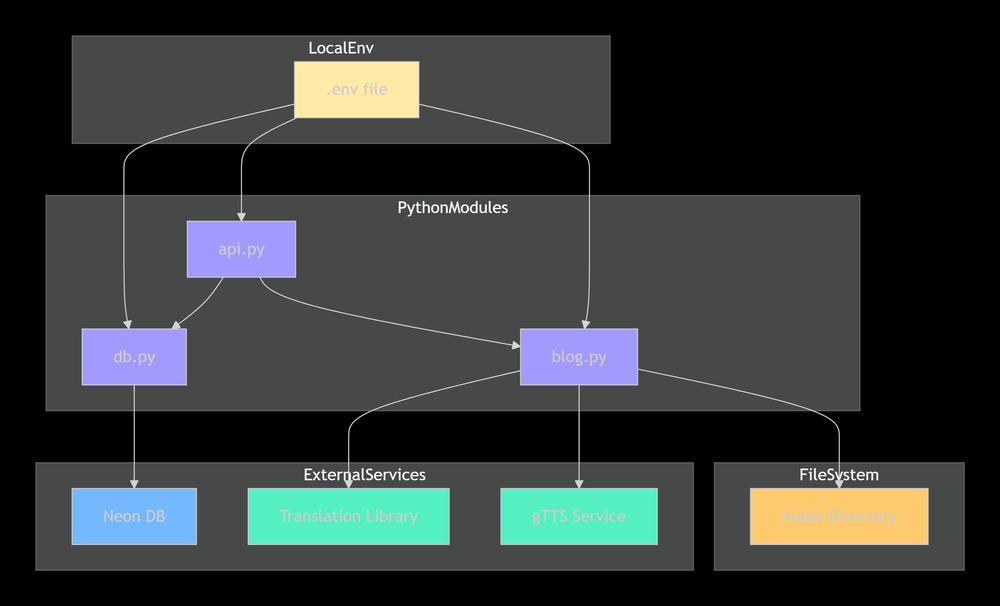
#> input picture Week2/Day5/projet_translate/mermaid/bd_env_mermaid.png, 1000 x 606 px, shrunk from 2895 x 1755 before the run, given in place of 19_010.png, which was not available
$ jupyter execute dailyChallenge.ipynb   (shell and % lines are left out)
#> lines starting #> are read from the running program, lines starting #| are printed output that depends on the picture; pictures that were not available may be replaced by others from this repository, and a replacement may not be noted
[cell 1]
from google.colab import files
files.upload()
#> the answer given: bd_env_mermaid.png

[cell 2]
from PIL import Image,ImageOps
import matplotlib.pyplot as plt

# Load an image using PIL
image_path = 'flower-color-images/flower-color-images/flowers/flowers/19_010.png'
original_image = Image.open(image_path)
#> original_image is the input picture: PIL image 1000x606 RGBA; mean R, G, B, A 49.9, 55.1, 55.2, 255

# Display the original image using matplotlib
plt.imshow(original_image)
plt.axis("off")  # optional: hide axes
plt.show()

[cell 3]
from scipy.ndimage import rotate
def rotate_image_30_degrees(image):
    return rotate(image, 30, axes=(1,0), reshape=True)
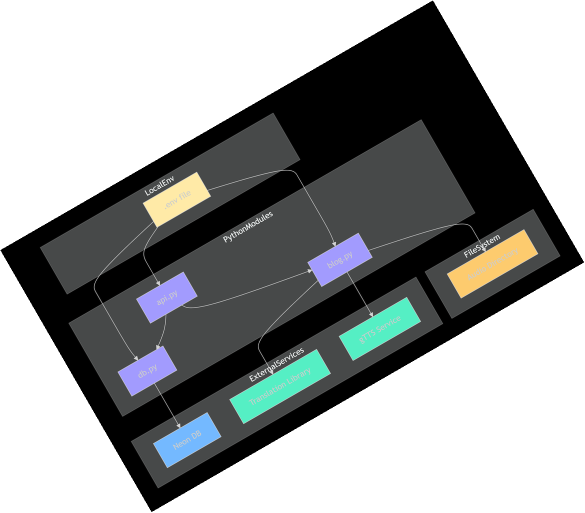
#> returned value: shape (1025, 1169, 4) (shown at 1/2 size); mean of channels 0, 1, 2, 3 25.2, 27.9, 27.9, 128.6; transparent parts drawn white

[cell 4]
# Show
plt.imshow(rotate_image_30_degrees(original_image))
plt.show()

[cell 5]
img_h = ImageOps.mirror(original_image)              # horizontal flip
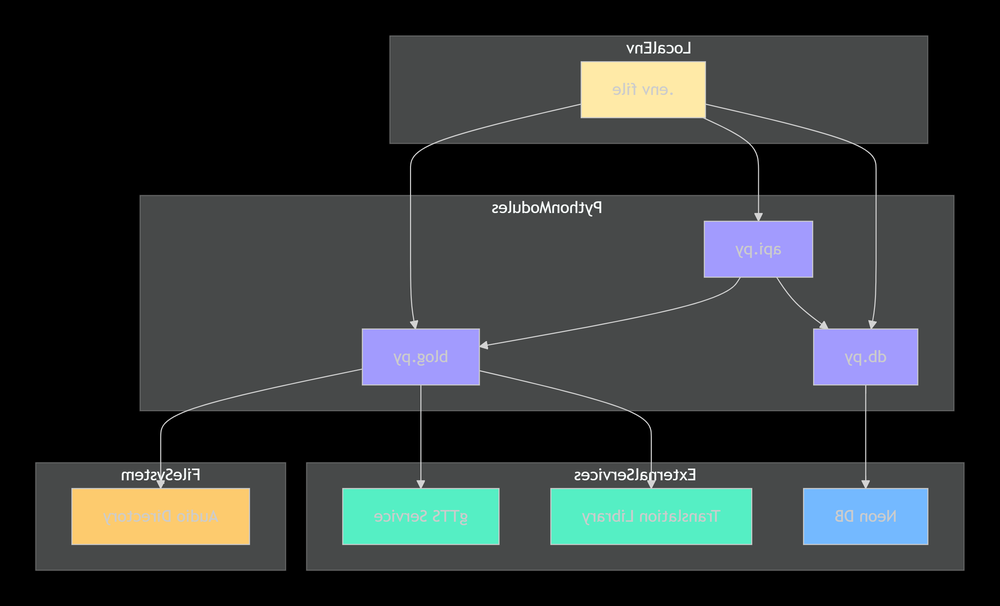
#> img_h: PIL image 1000x606 RGBA; mean R, G, B, A 49.9, 55.1, 55.2, 255
img_v = ImageOps.flip(original_image)                # vertical flip
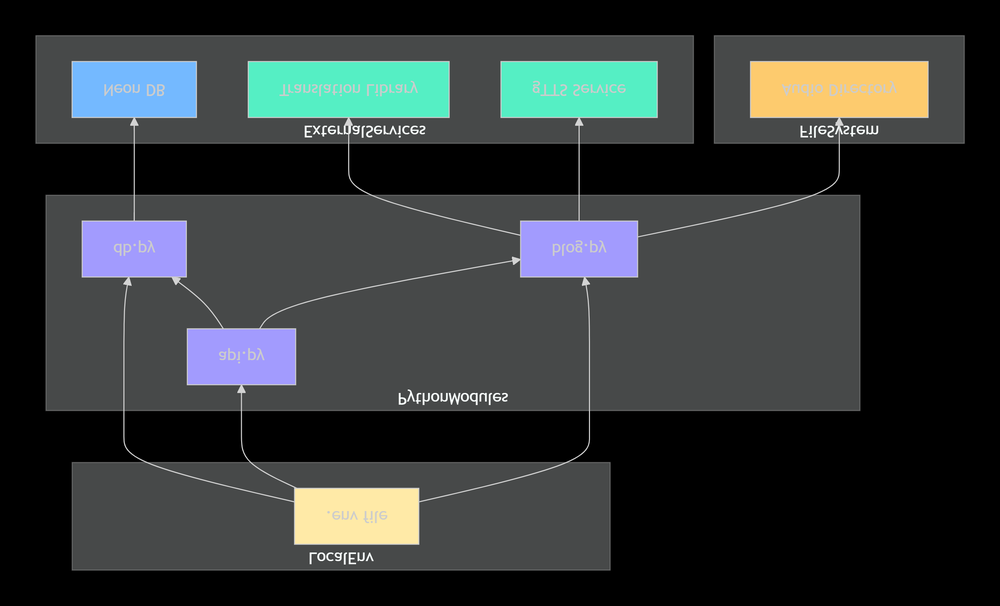
#> img_v: PIL image 1000x606 RGBA; mean R, G, B, A 49.9, 55.1, 55.2, 255

# Notebook:
display(img_h)
display(img_v)

$ run again, on Week2/Day5/projet_translate/mermaid/deepseek_mermaid_20251114_d279a7.png
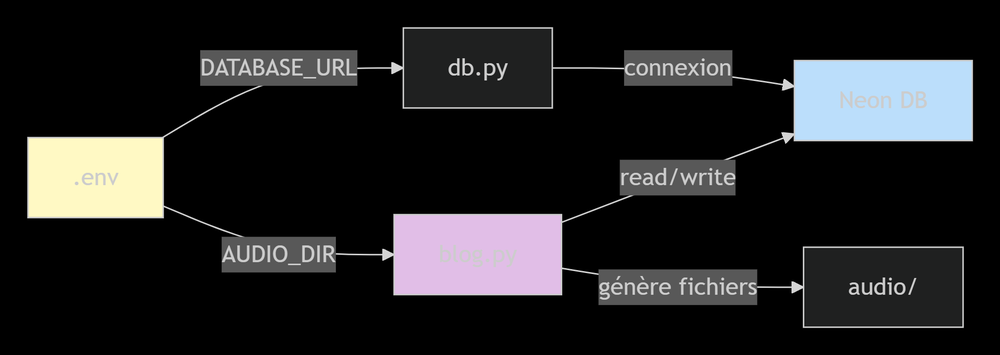
#> input picture Week2/Day5/projet_translate/mermaid/deepseek_mermaid_20251114_d279a7.png, 1000 x 355 px, shrunk from 2024 x 719 before the run, given in place of 19_010.png, which was not available
#> original_image is the input picture: PIL image 1000x355 RGBA; mean R, G, B, A 35.4, 35.4, 36.4, 255
#> in rotate_image_30_degrees, `return rotate(image, 30, axes=(1,0), reshape=True)`:
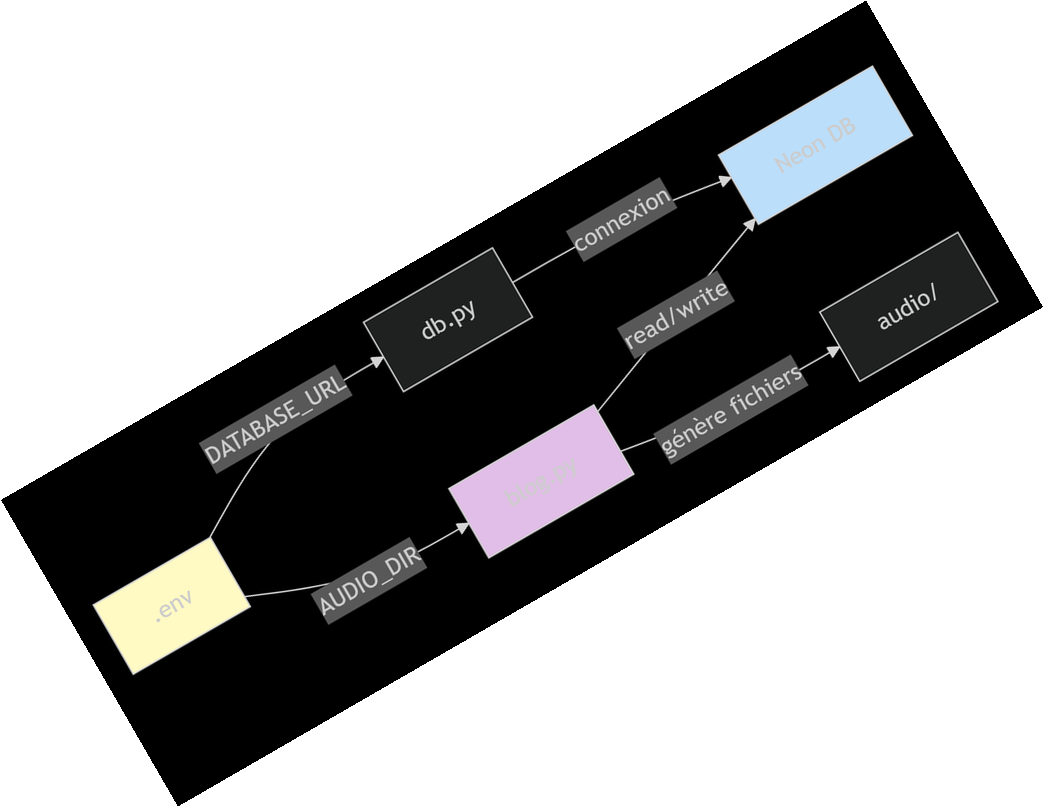
#> returned value: shape (807, 1044, 4); mean of channels 0, 1, 2, 3 14.9, 14.9, 15.3, 107; transparent parts drawn white
#> `img_v = ImageOps.flip(original_image)`:
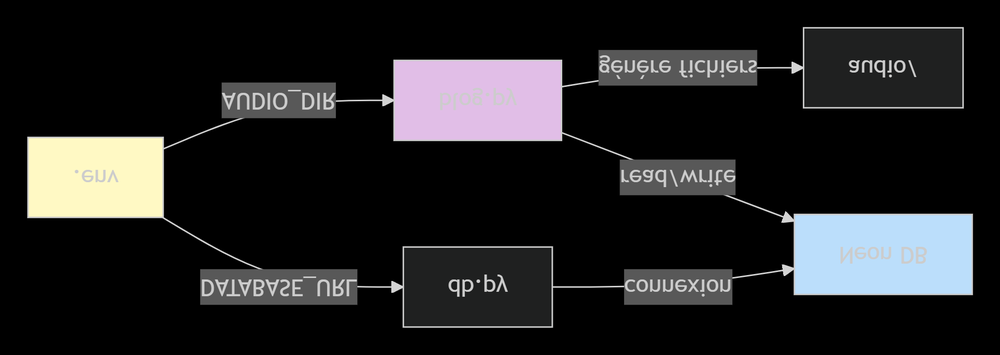
#> img_v: PIL image 1000x355 RGBA; mean R, G, B, A 35.4, 35.4, 36.4, 255

$ run again, on Week2/Day5/projet_translate/mermaid/deepseek_mermaid_20251114_d7b58f.png
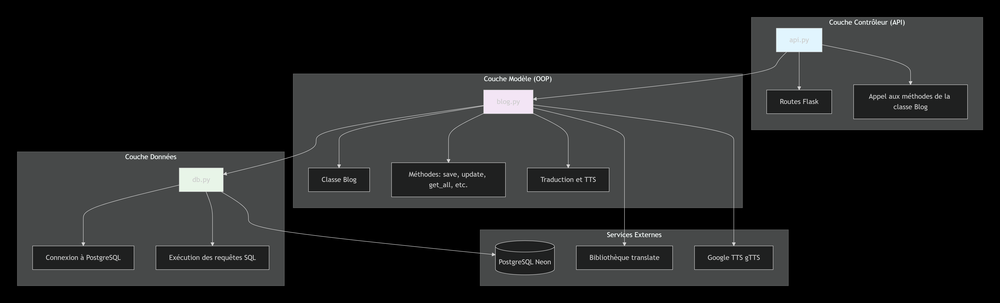
#> input picture Week2/Day5/projet_translate/mermaid/deepseek_mermaid_20251114_d7b58f.png, 1000 x 303 px, shrunk from 6848 x 2075 before the run, given in place of 19_010.png, which was not available
#> original_image is the input picture: PIL image 1000x303 RGBA; mean R, G, B, A 33.5, 34.3, 34.4, 255
#> in rotate_image_30_degrees, `return rotate(image, 30, axes=(1,0), reshape=True)`:
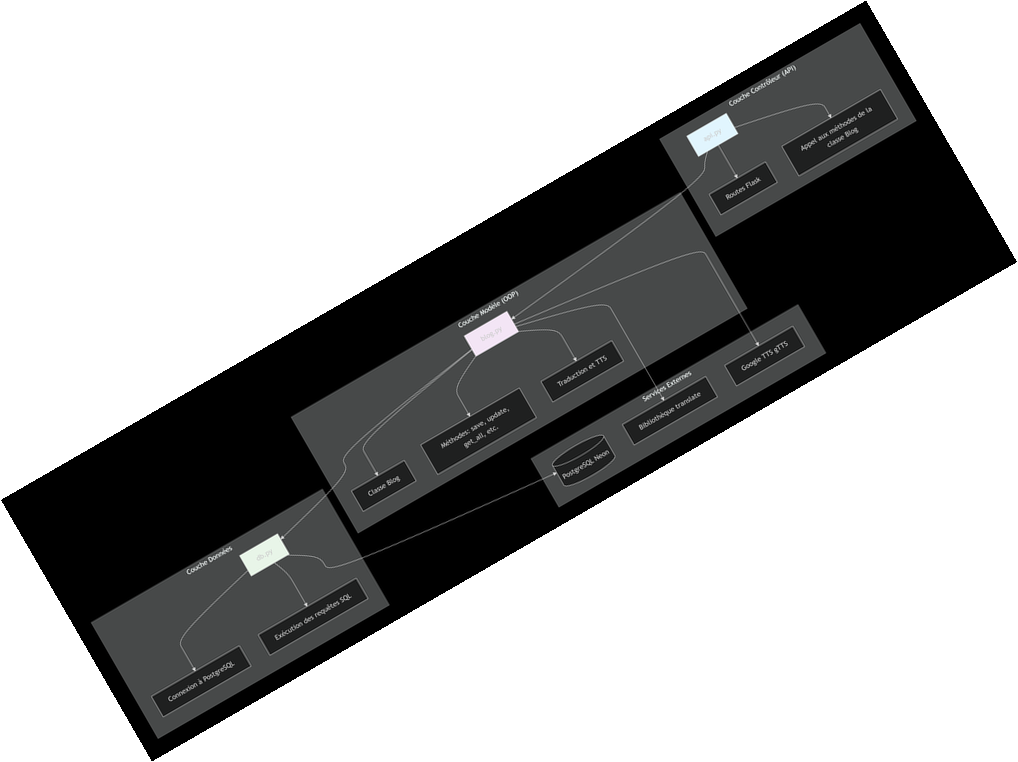
#> returned value: shape (762, 1018, 4); mean of channels 0, 1, 2, 3 13.1, 13.4, 13.4, 99.2; transparent parts drawn white
#> `img_v = ImageOps.flip(original_image)`:
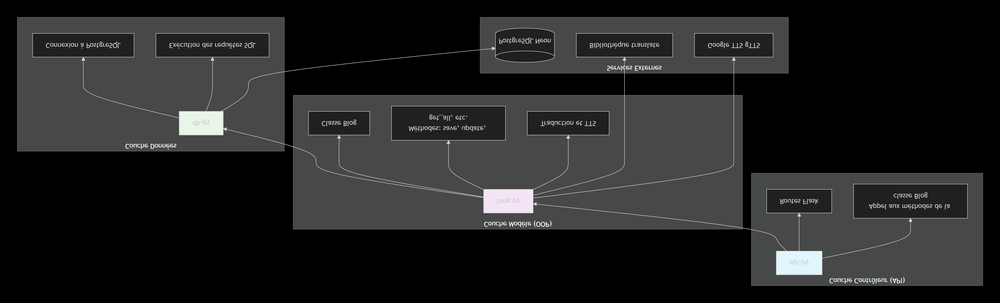
#> img_v: PIL image 1000x303 RGBA; mean R, G, B, A 33.5, 34.3, 34.4, 255
